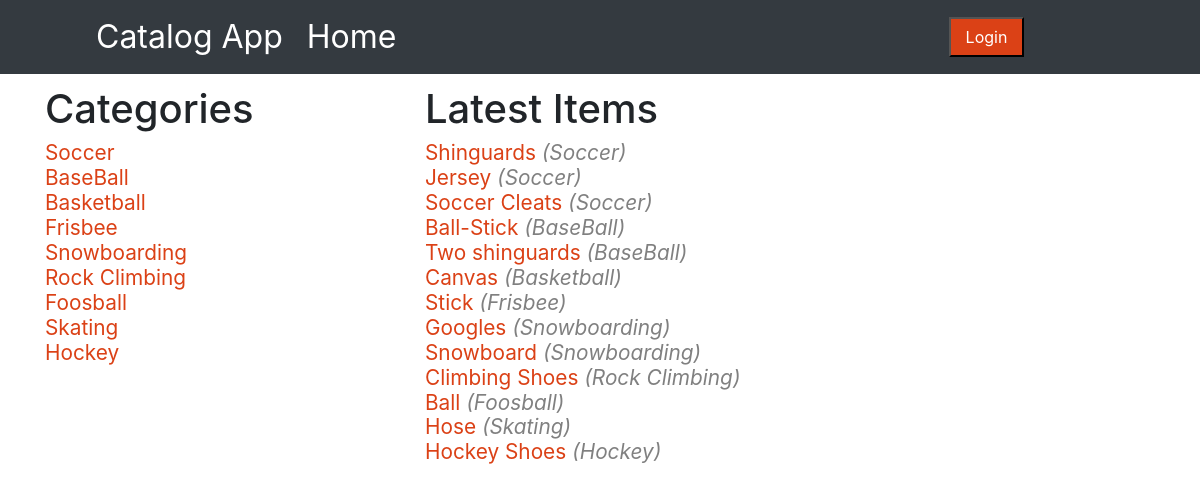
The page / on the database its author committed.
### catalogDB.py (models this page shows, shortened)
class Catalog(Base):
    __tablename__ = 'catalog'
    cname = Column(String(250), nullable=False)
    id = Column(Integer, primary_key=True)
    user = relationship(User)
    user_id = Column(Integer, ForeignKey("user.id"))

class CatalogsItem(Base):
    __tablename__ = 'catalogsitem'
    name = Column(String(80), nullable=False)
    id = Column(Integer, primary_key=True)
    description = Column(String(250))
    price = Column(String(8))
    catalogs_id = Column(Integer, ForeignKey("catalog.id"))
    user_id = Column(Integer, ForeignKey("user.id"))
    catalogs = relationship(Catalog)
    user = relationship(User)

### catalogroutes.py (the view)
@app.route("/", methods=["GET", "POST"])
def displayCatalog():
    displayCatalog = session.query(Catalog.cname).all()
    displayCatItems = (
        session.query(Catalog.cname, CatalogsItem.name)
        .filter(Catalog.id == CatalogsItem.catalogs_id)
        .all()
    )
    if 'username' in login_session:
        return render_template(
            "index.html", displayCatItems=displayCatItems, displayCatalog=displayCatalog
        )
    else:
        return render_template(
            "publicIndex.html",
            displayCatItems=displayCatItems,
            displayCatalog=displayCatalog,
        )

### catalogroutes.py (called while the page is built)
@app.context_processor
def override_url_for():
    return dict(url_for=dated_url_for)

def dated_url_for(endpoint, **values):
    if endpoint == "static":
        filename = values.get("filename", None)
        if filename:
            file_path = os.path.join(app.root_path, endpoint, filename)
            values["q"] = int(os.stat(file_path).st_mtime)
    return url_for(endpoint, **values)

### templates/publicIndex.html
{% extends "base.html"%} {% block content%}
<div class="container change-positionIndex">
    <div class="row">
        <div class="col-4 col-sm-4">
            <h1>Categories</h1>
            <div class="fontSize">
                {% for display in displayCatalog%}
                <a href="{{url_for('getCatalogItems', name=display.cname)}} " class="fontSize">
                    {{ display.cname }}
                </a>
                <br />
                {% endfor%}
            </div>
        </div>
        <div class="col-8 col-sm-8">
            <h1>Latest Items</h1>
            <div class="fontSize">
                {%for display in displayCatItems%}
                {{ display.name }} <i style="color:gray">&#40{{ display.cname }}&#41</i><br />
                {%endfor%}
            </div>
        </div>
    </div>
</div>
{%endblock%}

### templates/base.html (shortened to what this page needs)
<!DOCTYPE html>
<html>
  <head>
    <link
      rel="stylesheet"
      type="text/css"
      media="screen"
      href="{{url_for('static' , filename='css/bootstrap.min.css')}}"
    />
    <link
      rel="stylesheet"
      type="text/css"
      media="screen"
      href="{{url_for('static', filename='css/styleIndex.css')}}"
    />
    <link
      rel="stylesheet"
      type="text/css"
      media="screen"
      href="{{url_for('static', filename='css/styleLogin.css')}}"
    />
  </head>
  <body>
    <header class="header">
      <nav class="navbar navbar-expand-md navbar-dark fixed-top bg-dark">
        <a class="navbar-brand" href="/">Catalog App</a>
        <div class="collapse navbar-collapse" id="navbarCollapse">
          <ul class="navbar-nav mr-auto">
            <li class="nav-item active">
              <a class="nav-link" href="/"
                >Home <span class="sr-only">(current)</span></a
              >
            </li>
          </ul>
          {%if 'username' in session %}
          <a class="loganchor" href="{{ url_for('showlogin') }}"
            ><input class="loginput" type="submit" value="Logout"
          /></a>
          {%else %}
          <a class="loganchor" href="{{ url_for('disconnect') }}"
            ><input class="loginput" type="submit" value="Login"
          /></a>
          {%endif%}
        </div>
      </nav>
    </header>
     {% block content %}{% endblock %}
  </body>
</html>

### static/css/styleIndex.css (style rules this page uses)
.change-positionIndex { position: relative; top: 80px; }
.header { margin: 5px 40px; }
.fontSize { font-size: 1.3rem; line-height: 1.2; color: #db4116; }
.navbar-brand { margin-left: 5rem; font-size: 2rem; }
.loganchor { margin-right: 10rem; padding: 0rem; }
.loginput { background-color: #db4116; color: white; height: 40px; width: 75px; }
.nav-link { font-size: 2rem; padding: 0rem 1rem; }

### rows shown on the page
Catalog: cname "Soccer"
Catalog: cname "BaseBall"
Catalog: cname "Basketball"
Catalog: cname "Frisbee"
Catalog: cname "Snowboarding"
Catalog: cname "Rock Climbing"
Catalog: cname "Foosball"
Catalog: cname "Skating"
Catalog: cname "Hockey"
CatalogsItem: name "Shinguards", cname "Soccer"
CatalogsItem: name "Jersey", cname "Soccer"
CatalogsItem: name "Soccer Cleats", cname "Soccer"
CatalogsItem: name "Ball-Stick", cname "BaseBall"
CatalogsItem: name "Two shinguards", cname "BaseBall"
CatalogsItem: name "Canvas", cname "Basketball"
CatalogsItem: name "Stick", cname "Frisbee"
CatalogsItem: name "Googles", cname "Snowboarding"
CatalogsItem: name "Snowboard", cname "Snowboarding"
CatalogsItem: name "Climbing Shoes", cname "Rock Climbing"
CatalogsItem: name "Ball", cname "Foosball"
CatalogsItem: name "Hose", cname "Skating"
CatalogsItem: name "Hockey Shoes", cname "Hockey"
